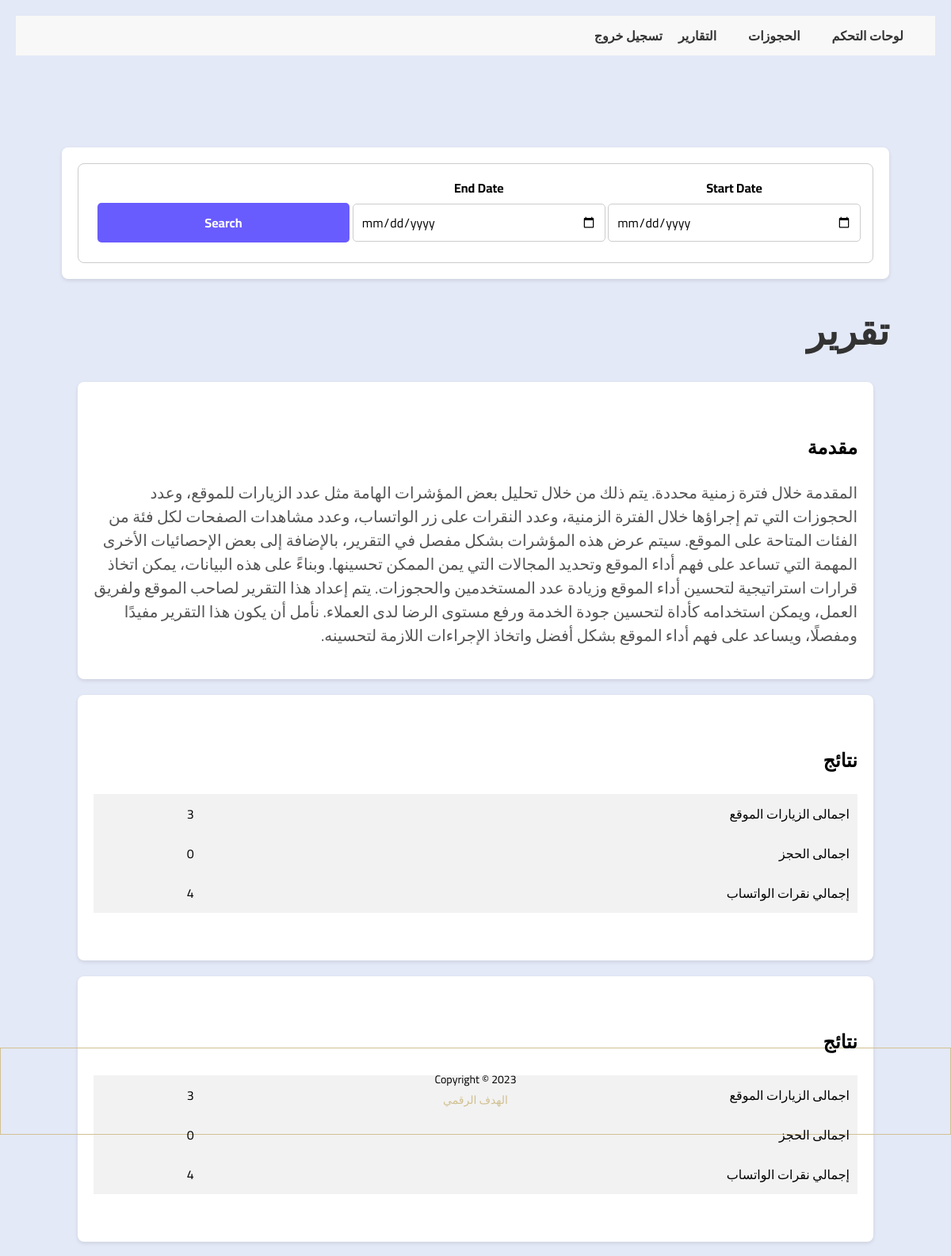
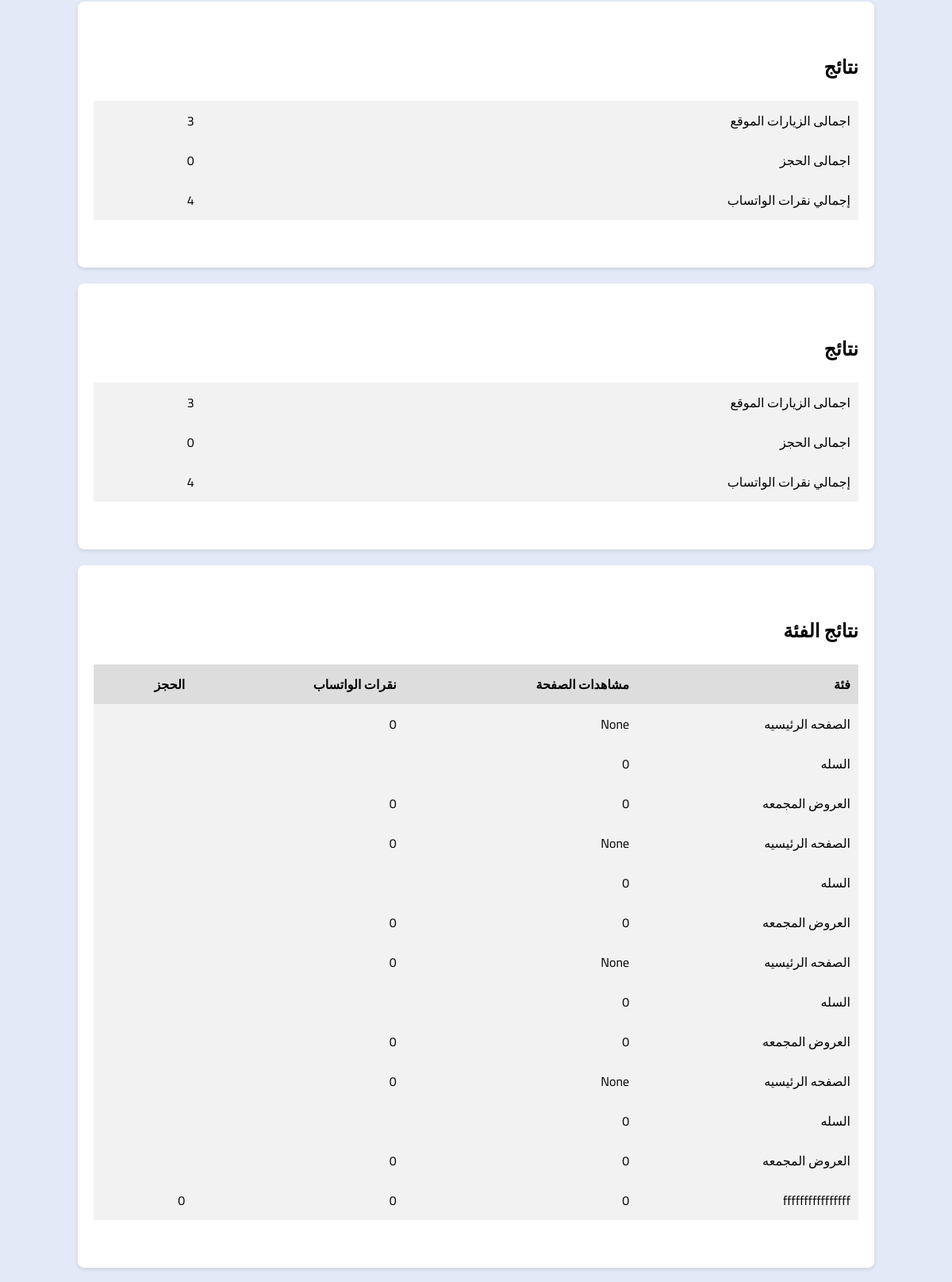
Page /Dashboard/report/ (signed in, upper part) on the committed database (2 pictures, top to bottom).
### webs/models.py (models this page shows, shortened)
class WEB(models.Model):
    created_at = models.DateTimeField(auto_now_add=True)
    Employee_WEB = models.ForeignKey(Employee, on_delete=models.CASCADE, related_name='employee', blank=True, null=True)
    active = models.BooleanField(default=False)
    slug = models.CharField(max_length=50, unique=True, blank=True, null=True)
    FaviconIco= models.FileField(upload_to = "files/images/WEB/FaviconIco/%Y/%m/%d/",blank=True, null=True)
    logo = models.FileField(upload_to = "files/images/WEB/logo/%Y/%m/%d/",blank=True, null=True)
    keywords= models.CharField(max_length = 300,blank=True, null=True)
    pixal_id= models.CharField(max_length=500,blank=True, null=True)
    Title = models.CharField(max_length=100,blank=True, null=True)
    Title_logo = models.FileField(upload_to = "files/images/WEB/Title_logo/%Y/%m/%d/",blank=True, null=True)
    silderImage = models.FileField(upload_to = "files/images/WEB/silderImage/%Y/%m/%d/",blank=True, null=True)
    info = models.CharField(max_length = 300 ,blank=True, null=True)
    Description= models.CharField(max_length = 300 ,blank=True, null=True)
    PHONE = models.CharField(max_length = 300 ,blank=True, null=True)
    Whatsapp= models.CharField(max_length=500,blank=True, null=True)
    linkedinlinke= models.CharField(max_length=500,blank=True, null=True)
    snapchat= models.CharField(max_length=500,blank=True, null=True)
    instagramlinke= models.CharField(max_length=500,blank=True, null=True)
    Twitterlinke= models.CharField(max_length=500,blank=True, null=True)
    facebooklinke= models.CharField(max_length=500,blank=True, null=True)
    OpeningHours= models.CharField(max_length=500,blank=True, null=True)
    Address= models.CharField(max_length=500,blank=True, null=True)
    Map_Address= models.CharField(max_length=500,blank=True, null=True)
    views = models.IntegerField(default=0,blank=True, null=True)
    views_Categories = models.IntegerField(default=0,blank=True, null=True)
    views_checkout = models.IntegerField(default=0,blank=True, null=True)
    views_confirmation = models.IntegerField(default=0,blank=True, null=True)
    Click_booking= models.IntegerField(default=0,blank=True, null=True)
    Click_whatsapp= models.IntegerField(default=0,blank=True, null=True)
    Click_whatsapp_Categories= models.IntegerField(default=0,blank=True, null=True)

class Categories(models.Model):
    created_at = models.DateTimeField(auto_now_add=True)
    keywords = models.CharField(max_length=300, blank=True, null=True)
    Image = models.FileField(upload_to="files/images/WEB/Categories/%Y/%m/%d/", blank=True, null=True)
    Name = models.CharField(max_length=300, blank=True, null=True)
    web = models.ForeignKey(WEB, on_delete=models.CASCADE, related_name='categories', blank=True, null=True)
    views = models.IntegerField(default=0,blank=True, null=True)
    Click_whatsapp= models.IntegerField(default=0,blank=True, null=True)

### Dashboard/views.py (the view)
@login_required
def Report(request):
    user = get_object_or_404(User, id=request.user.id)
    start_date = request.GET.get('start_date', None)
    end_date = request.GET.get('end_date', None)
    weB = WEB.objects.filter(Employee_WEB=user)
    total_web_Click_whatsapp = weB.aggregate(click_count=Sum('Click_whatsapp'))
    total_web_whatsapp_Categories = weB.aggregate(click_count=Sum('Click_whatsapp_Categories'))
    total_web_views  = weB.aggregate(click_count=Sum('views'))
    total_web_views_ALL_Categories = weB.aggregate(click_count=Sum('views_Categories'))
    total_web_views_confirmation  = weB.aggregate(click_count=Sum('views_confirmation'))
    total_web_views_checkout  = weB.aggregate(click_count=Sum('views_checkout'))
    if start_date and end_date:
        cat= Categories.objects.filter(web__Employee_WEB=user, created_at__range=[start_date, end_date]).annotate(appointment_count=Count('Services__appointment'))
        ser = Service.objects.filter(category_id__in=cat, created_at__range=[start_date, end_date]).annotate(appointment_count=Count('appointment'))
    else:
        cat= Categories.objects.filter(web__Employee_WEB=user).annotate(appointment_count=Count('Services__appointment'))
        ser = Service.objects.filter(category_id__in=cat).annotate(appointment_count=Count('appointment'))
    total_categories_clicks = cat.aggregate(click_count=Sum('Click_whatsapp'))
    total_categories_views= cat.aggregate(click_count=Sum('views'))
    total_services_clicks = ser.aggregate(click_count=Sum('Click_whatsapp'))
    total_services_views = ser.aggregate(click_count=Sum('views'))
    total_views = sum([
        total_web_views.get('click_count', 0) or total_web_views.get('click_count') == 0,
        total_web_views_ALL_Categories.get('click_count', 0) or
        total_web_views_ALL_Categories.get('click_count') == 0,
        total_web_views_confirmation.get('click_count', 0) or
        total_web_views_confirmation.get('click_count') == 0,
        total_web_views_checkout.get('click_count', 0) or
        total_web_views_checkout.get('click_count') == 0,
        total_categories_views.get('click_count', 0) or
        total_categories_views.get('click_count') == 0,
        total_services_views.get('click_count', 0) or
        total_services_views.get('click_count') == 0,
    ])
    total_clicks = sum([
    total_categories_clicks.get('click_count', 0) or total_categories_clicks.get('click_count') == 0,
    total_services_clicks.get('click_count', 0) or total_services_clicks.get('click_count') == 0,
    total_web_Click_whatsapp.get('click_count', 0) or total_web_Click_whatsapp.get('click_count') == 0,
    total_web_whatsapp_Categories.get('click_count', 0) or total_web_whatsapp_Categories.get('click_count') == 0,
    ])
    context = {
        'web': weB,
        'user': user,
        'categories': cat,
        'services': ser,
        'total_views':total_views,
        'total_clicks':total_clicks ,
        'categories_count': total_categories_clicks,
        'total_services_clicks':total_services_clicks,
        'total_web_Click_whatsapp':total_web_Click_whatsapp,
        'total_web_whatsapp_Categories':total_web_whatsapp_Categories,
        'total_web_views_ALL_Categories':total_web_views_ALL_Categories,
        'total_services_views':total_services_views,
        'total_categories_clicks':total_categories_clicks,
        'total_categories_views':total_categories_views,
    }
    return render(request, 'report.html', context)

### templates/report.html (shortened to what this page needs)
{% extends "base.html" %}
{% block content %}
<div style=" width: 90%; height: 1000px;margin: 10% auto;
padding-bottom: 50px;">
		<section>
      <form method="get" id="search">
       <div class="form-group form-group-inline1">
         <label for="start_date">Start Date </label>
         <input type="date" name="start_date" value="{{ start_date }}">
              </div>
              <div class="form-group form-group-inline1">
                <label for="end_date">End Date </label>
                <input type="date" name="end_date" value="{{ end_date }}">
                     </div>
                   <div class="form-group form-group-inline1">
           <button type="submit"onclick="clearForm()" class="search">Search</button>   </div>
       </form>
		</section>
	<header>
		<h1>تقرير</h1>
	</header>
	<main>
		<section>
			<h2>مقدمة</h2>
			<p>   المقدمة خلال فترة زمنية محددة. يتم ذلك من خلال تحليل بعض المؤشرات الهامة مثل عدد الزيارات للموقع، وعدد الحجوزات التي تم إجراؤها خلال الفترة الزمنية، وعدد النقرات على زر الواتساب، وعدد مشاهدات الصفحات لكل فئة من الفئات المتاحة على الموقع.
سيتم عرض هذه المؤشرات بشكل مفصل في التقرير، بالإضافة إلى بعض الإحصائيات الأخرى المهمة التي تساعد على فهم أداء الموقع وتحديد المجالات التي يمن الممكن تحسينها. وبناءً على هذه البيانات، يمكن اتخاذ قرارات استراتيجية لتحسين أداء الموقع وزيادة عدد المستخدمين والحجوزات.
يتم إعداد هذا التقرير لصاحب الموقع ولفريق العمل، ويمكن استخدامه كأداة لتحسين جودة الخدمة ورفع مستوى الرضا لدى العملاء. نأمل أن يكون هذا التقرير مفيدًا ومفصلًا، ويساعد على فهم أداء الموقع بشكل أفضل واتخاذ الإجراءات اللازمة لتحسينه.    </p>
		</section>
	  {% for web in web %}	<section>
			<h2>نتائج</h2>
			<table>
				<tbody>
          <tr>
            <td>  اجمالى الزيارات الموقع       </td>
            <td>{{total_views}}</td>
          </tr>
          <tr>
						<td>  اجمالى  الحجز  </td>
						<td>{{ web.views_confirmation }}</td>
					</tr>
					<tr>
						<td>   إجمالي نقرات الواتساب      </td>
						<td>{{total_clicks}}</td>
					</tr>
				</tbody>
			</table>
		</section>  {% endfor %}
		<section>
			<h2>   نتائج الفئة</h2>
			<table>
				<thead>
					<tr>
						<th>فئة</th>
            <th> مشاهدات الصفحة</th>
          <th> نقرات الواتساب  </th>
          	<th>  الحجز  </th>
					</tr>
				</thead>
				<tbody>
{% for web in web %}
<tr>
  <td> الصفحه الرئيسيه </td>
  <td>{{ web.views }}</td>
  <td>{{ web.Click_whatsapp }}</td>
  <td> </td>
</tr>
<tr>
  <td>السله</td>
  <td>{{ web.views_checkout }}</td>
  <td> </td>
  <td> </td>
</tr>
          <tr>
            <td>العروض المجمعه</td>
            <td>{{ web.views_Categories }}</td>
            <td>{{ web.Click_whatsapp_Categories }}</td>
            <td> </td>
          </tr>
  {% endfor %}
          {% for category in categories %}
            <tr>
              <td> {{ category.Name }}</td>
              <td>    {% if category.views is not None %}
                {{ category.views }}
                  {% else %}
                      0
                  {% endif %} </td>
              <td>
                  {% if category.Click_whatsapp is not None %}
                      {{ category.Click_whatsapp }}
                  {% else %}
                      0
                  {% endif %}
              </td>
                            <td>
     {{ category.appointment_count }}
                            </td>
            </tr>
          {% endfor %}
				</tbody>
			</table>
		</section>
  	</main>
    {% endblock %}

### templates/base.html (style rules this page uses)
* { margin: 0; padding: 0; box-sizing: border-box; font-family: 'Cairo', sans-serif; }
:root { --body-color: #E4E9F7; --sidebar-color: #FFF; --primary-color: #695CFE; --primary-color-light: #F6F5FF; --toggle-color: #DDD; --text-color: #707070; --tran-03: all 0.2s ease; --tran-03: all 0.3s ease; --tran-04: all 0.3s ease; --tran-05: all 0.3s ease; }
body { min-height: 100vh; background-color: var(--body-color); transition: var(--tran-05); }
h1 { font-size: 36px; color: #333; }
p { font-size: 18px; color: #555; }
@media only screen and (min-width: 1025px) and (max-width: 1200px) { h1 { font-size: 48px; } }
@media only screen and (min-width: 1025px) and (max-width: 1200px) { p { font-size: 20px; } }

### templates/report.html (style rules this page uses)
label { margin-bottom: 10px; display: block; }
* { box-sizing: border-box; }
form { padding: 15px; width: 100%; background-color: #fff; border: 1px solid #ccc; border-radius: 8px; }
.form-group { margin-bottom: 10px; }
label { display: block; margin-bottom: 5px; font-weight: bold; text-align: center; }
select, input[type="number"], input[type="time"], input[type="date"] { width: 100%; padding: 10px; border: 1px solid #ccc; border-radius: 5px; font-size: 16px; line-height: 1.5; }
.form-group-inline1 { display: inline-block; width: 32.8%; }
.search { width: 100%; padding: 10px; border: none; border-radius: 5px; font-size: 16px; font-weight: bold; color: #fff; background-color:var(--primary-color); cursor: pointer; }
main { margin: 20px; }
section { margin-bottom: 40px; }
h2 { font-size: 24px; margin-top: 40px; margin-bottom: 20px; }
p { margin-bottom: 20px; line-height: 1.5; }
table { border-collapse: collapse; width: 100%; margin-bottom: 40px; }
th, td { padding: 10px; text-align: right; }
th { background-color: #ddd; }
tr { background-color: #f2f2f2; margin-top: 10px; }
section { background-color: #fff; padding: 20px; margin-bottom: 20px; box-shadow: 0 2px 5px rgba(0, 0, 0, 0.1); border-radius: 8px; }

### rows in the picture
WEB: total_views "3", views_confirmation "0", total_clicks "4", views "None", Click_whatsapp "0", views_checkout "0", views_Categories "0", Click_whatsapp_Categories "0"
WEB: total_views "3", views_confirmation "0", total_clicks "4", views "None", Click_whatsapp "0", views_checkout "0", views_Categories "0", Click_whatsapp_Categories "0"
WEB: total_views "3", views_confirmation "0", total_clicks "4", views "None", Click_whatsapp "0", views_checkout "0", views_Categories "0", Click_whatsapp_Categories "0"
WEB: total_views "3", views_confirmation "0", total_clicks "4", views "None", Click_whatsapp "0", views_checkout "0", views_Categories "0", Click_whatsapp_Categories "0"
Categories: Name "ffffffffffffffff", shows "0", Click_whatsapp "0", appointment_count "0"
